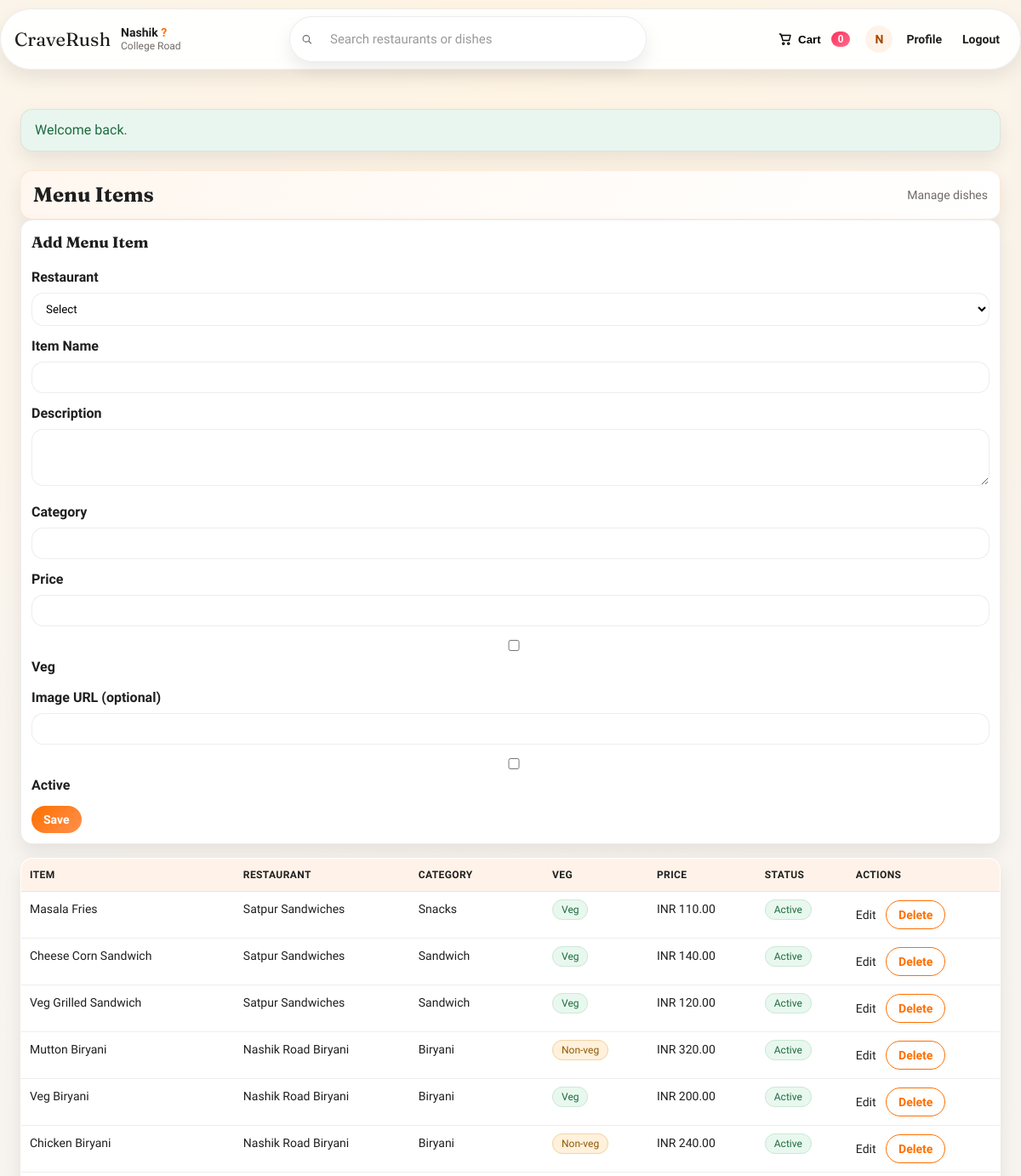
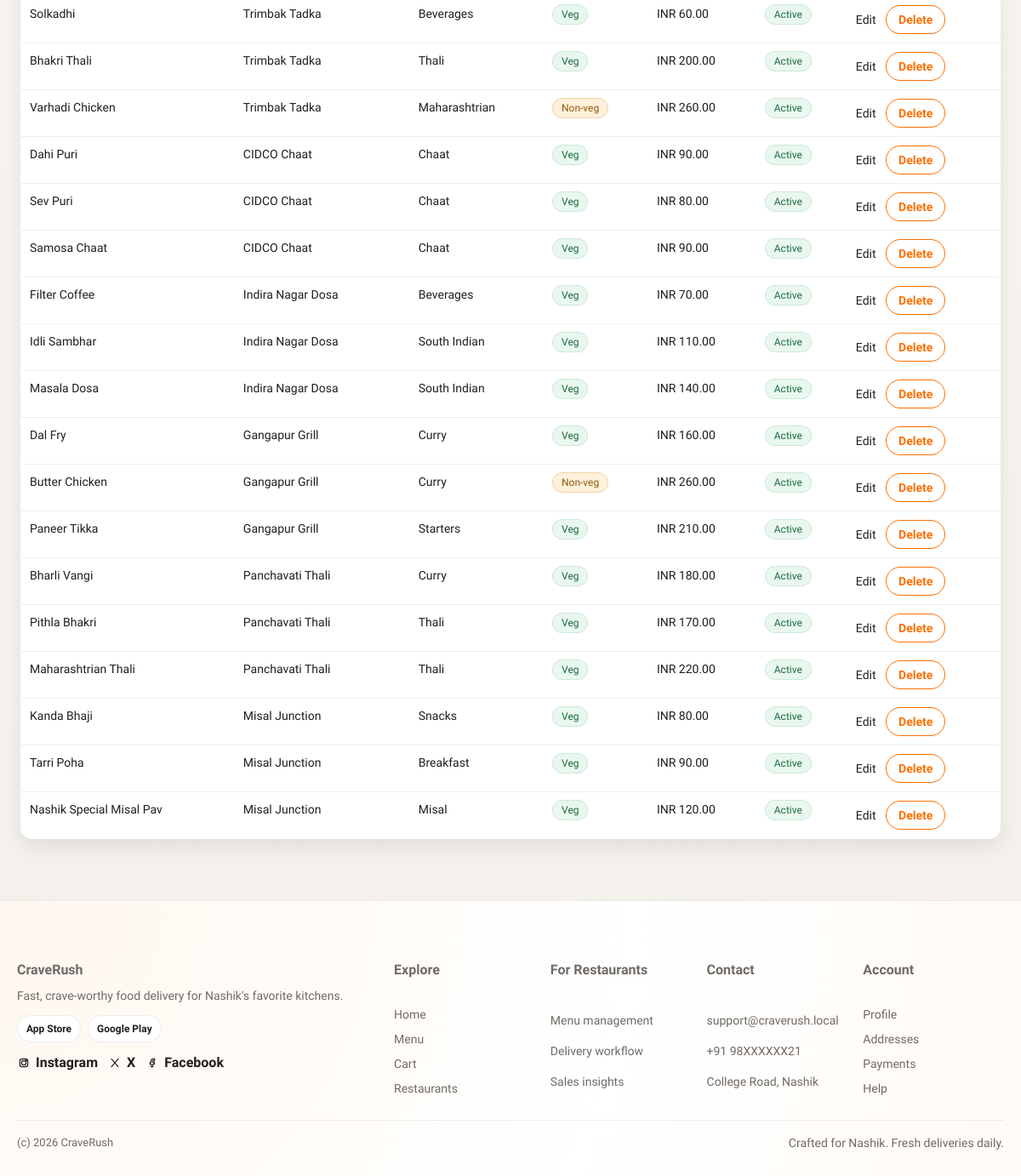
/admin/menu_items.php (signed in), run on the app's committed database (2 pictures, top to bottom).
### tables this page shows
CREATE TABLE IF NOT EXISTS menu_items (
    id INT AUTO_INCREMENT PRIMARY KEY,
    restaurant_id INT NOT NULL,
    item_name VARCHAR(100) NOT NULL,
    description VARCHAR(255) NULL,
    category VARCHAR(80) NULL,
    price DECIMAL(10,2) NOT NULL,
    is_veg TINYINT(1) NOT NULL DEFAULT 1,
    image_url VARCHAR(255) NULL,
    is_active TINYINT(1) NOT NULL DEFAULT 1,
    created_at TIMESTAMP DEFAULT CURRENT_TIMESTAMP,
    CONSTRAINT fk_menu_restaurant
        FOREIGN KEY (restaurant_id) REFERENCES restaurants(id)
        ON DELETE CASCADE
);

CREATE TABLE IF NOT EXISTS restaurants (
    id INT AUTO_INCREMENT PRIMARY KEY,
    name VARCHAR(100) NOT NULL,
    location VARCHAR(255) NOT NULL,
    cuisine VARCHAR(120) NOT NULL DEFAULT 'Multi-cuisine',
    rating DECIMAL(3,1) NULL,
    eta_minutes INT NULL,
    price_for_two INT NULL,
    image_url VARCHAR(255) NULL,
    created_at TIMESTAMP DEFAULT CURRENT_TIMESTAMP
);

### includes/functions.php (called while the page is built, shortened)
<?php
function e($value) {
    return htmlspecialchars((string)$value, ENT_QUOTES, 'UTF-8');
}
?>

### admin/menu_items.php (the view, shortened to what this page needs)
<?php
require_once __DIR__ . '/../config/bootstrap.php';
$editItem = null;
$menuItems = $pdo->query('SELECT m.id, m.item_name, m.description, m.category, m.price, m.is_active, m.is_veg, r.name AS restaurant_name FROM menu_items m JOIN restaurants r ON m.restaurant_id = r.id ORDER BY m.id DESC')->fetchAll();
include __DIR__ . '/../includes/header.php';
?>
<div class="section-title">
    <h2>Menu Items</h2>
    <span>Manage dishes</span>
</div>
<div class="card" style="margin-bottom: 16px;">
    <h3><?php echo $editItem ? 'Edit Menu Item' : 'Add Menu Item'; ?></h3>
    <form method="post">
        <div class="form-group">
            <label for="restaurant_id">Restaurant</label>
            <select name="restaurant_id" id="restaurant_id" required>
                <option value="">Select</option>
            </select>
        </div>
        <div class="form-group">
            <label for="item_name">Item Name</label>
            <input type="text" id="item_name" name="item_name" value="<?php echo e($editItem['item_name'] ?? ''); ?>" required>
        </div>
        <div class="form-group">
            <label for="description">Description</label>
            <textarea id="description" name="description" rows="3"><?php echo e($editItem['description'] ?? ''); ?></textarea>
        </div>
        <div class="form-group">
            <label for="category">Category</label>
            <input type="text" id="category" name="category" value="<?php echo e($editItem['category'] ?? ''); ?>">
        </div>
        <div class="form-group">
            <label for="price">Price</label>
            <input type="number" id="price" name="price" step="0.01" value="<?php echo e($editItem['price'] ?? ''); ?>" required>
        </div>
        <div class="form-group">
            <label>
                <input type="checkbox" name="is_veg" <?php echo $editItem && (int)$editItem['is_veg'] === 1 ? 'checked' : ''; ?>> Veg
            </label>
        </div>
        <div class="form-group">
            <label for="image_url">Image URL (optional)</label>
            <input type="text" id="image_url" name="image_url" value="<?php echo e($editItem['image_url'] ?? ''); ?>">
        </div>
        <div class="form-group">
            <label>
                <input type="checkbox" name="is_active" <?php echo $editItem && (int)$editItem['is_active'] === 1 ? 'checked' : ''; ?>> Active
            </label>
        </div>
        <button class="button" type="submit">Save</button>
    </form>
</div>
<table class="table">
    <thead>
        <tr>
            <th>Item</th>
            <th>Restaurant</th>
            <th>Category</th>
            <th>Veg</th>
            <th>Price</th>
            <th>Status</th>
            <th>Actions</th>
        </tr>
    </thead>
    <tbody>
        <?php foreach ($menuItems as $m): ?>
            <tr>
                <td><?php echo e($m['item_name']); ?></td>
                <td><?php echo e($m['restaurant_name']); ?></td>
                <td><?php echo e($m['category'] ?? ''); ?></td>
                <td>
                    <?php if ((int)$m['is_veg'] === 1): ?>
                        <span class="pill success">Veg</span>
                    <?php else: ?>
                        <span class="pill warning">Non-veg</span>
                    <?php endif; ?>
                </td>
                <td>INR <?php echo number_format((float)$m['price'], 2); ?></td>
                <td>
                    <?php if ((int)$m['is_active'] === 1): ?>
                        <span class="pill success">Active</span>
                    <?php else: ?>
                        <span class="pill warning">Inactive</span>
                    <?php endif; ?>
                </td>
                <td>
                    <a href="menu_items.php?edit=<?php echo (int)$m['id']; ?>">Edit</a>
                    <form method="post" style="display:inline-block; margin-left: 8px;">
                        <button class="button secondary" type="submit" onclick="return confirm('Delete this item?');">Delete</button>
                    </form>
                </td>
            </tr>
        <?php endforeach; ?>
    </tbody>
</table>
<?php include __DIR__ . '/../includes/footer.php'; ?>

### assets/css/style.css (style rules this page uses)
:root { --primary: #ff6f00; --primary-dark: #e55a00; --accent: #ff2f5b; --bg: #f7f3ef; --bg-strong: #fff6ec; --surface: #ffffff; --surface-2: #fffaf6; --text: #1f1f1f; --muted: #6f6a66; --border: rgba(31, 31, 31, 0.08); --ring: rgba(255, 111, 0, 0.2); --radius: 14px; --radius-lg: 20px; --shadow: 0 18px 38px rgba(17, 12, 5, 0.1); --shadow-strong: 0 24px 50px rgba(17, 12, 5, 0.16); --shadow-soft: 0 10px 22px rgba(17, 12, 5, 0.08); --ease: cubic-bezier(0.22, 1, 0.36, 1); --fast: 180ms; --slow: 320ms; }
* { box-sizing: border-box; }
html { scroll-behavior: smooth; }
* { scrollbar-width: none; }
body { margin: 0; font-family: 'Sora', sans-serif; color: var(--text); background: radial-gradient(circle at top, #fff4e3 0%, #f8f4ef 40%, #f3efea 100%); line-height: 1.5; -webkit-font-smoothing: antialiased; }
h1, h2, h3 { font-family: 'Fraunces', serif; margin: 0 0 12px; }
h2 { font-size: 26px; }
h3 { font-size: 18px; }
a { text-decoration: none; color: inherit; }
.section-title { display: flex; align-items: center; justify-content: space-between; gap: 12px; margin-top: 22px; padding: 10px 14px; border-radius: 14px; border: 1px solid rgba(255, 111, 0, 0.12); background: linear-gradient(120deg, #fff7ef, #ffffff); box-shadow: var(--shadow-soft); }
.section-title h2 { margin: 0; font-size: 24px; }
.section-title span { color: var(--muted); font-size: 14px; }
.card { background: #fff; border: 1px solid var(--border); border-radius: var(--radius); padding: 12px; box-shadow: var(--shadow-soft); transition: transform var(--fast) var(--ease), box-shadow var(--fast) var(--ease); display: grid; gap: 4px; }
.button { display: inline-flex; align-items: center; justify-content: center; gap: 8px; background: linear-gradient(135deg, var(--primary), #ff914d); color: #fff; border: none; padding: 8px 14px; border-radius: 999px; cursor: pointer; font-weight: 600; font-family: inherit; font-size: 14px; transition: transform var(--fast) var(--ease), box-shadow var(--fast) var(--ease), background var(--fast) var(--ease); }
.button.ripple { position: relative; overflow: hidden; }
.button.ripple::after { content: ''; position: absolute; inset: 0; background: radial-gradient(circle, rgba(255,255,255,0.5) 10%, transparent 10%); transform: scale(0); opacity: 0; transition: transform 400ms var(--ease), opacity 400ms var(--ease); }
.button.secondary { background: #fff; color: var(--primary); border: 1px solid var(--primary); }
.form-group { margin-bottom: 12px; }
label { display: block; margin-bottom: 6px; font-weight: 600; }
input, select, textarea { width: 100%; padding: 10px 12px; border: 1px solid var(--border); border-radius: var(--radius); font-family: inherit; transition: border var(--fast) var(--ease), box-shadow var(--fast) var(--ease); background: #fff; }
input::placeholder, textarea::placeholder { color: #9a9a9a; }
select { cursor: pointer; }
.table { width: 100%; border-collapse: collapse; background: #fff; border: 1px solid var(--border); border-radius: var(--radius); overflow: hidden; box-shadow: var(--shadow-soft); }
.table th, .table td { padding: 10px; border-bottom: 1px solid var(--border); text-align: left; font-size: 14px; vertical-align: top; }
.table th { background: #fff3e9; font-size: 12px; text-transform: uppercase; letter-spacing: 0.4px; }
.table tr:last-child td { border-bottom: none; }
.pill { padding: 4px 10px; border-radius: 999px; font-size: 12px; border: 1px solid var(--border); background: #fff5ed; }
.pill.success { background: #e9f8ef; color: #1c6b3c; border-color: #cde8d7; }
.pill.warning { background: #fff1db; color: #8f5a0a; border-color: #f2d4a7; }

### data on the page
menu_items: item_name "Masala Fries", restaurant.name "Satpur Sandwiches", category "Snacks", is_veg "Veg", price "110.00", is_active "Active"
menu_items: item_name "Cheese Corn Sandwich", restaurant.name "Satpur Sandwiches", category "Sandwich", is_veg "Veg", price "140.00", is_active "Active"
menu_items: item_name "Veg Grilled Sandwich", restaurant.name "Satpur Sandwiches", category "Sandwich", is_veg "Veg", price "120.00", is_active "Active"
menu_items: item_name "Mutton Biryani", restaurant.name "Nashik Road Biryani", category "Biryani", is_veg "Non-veg", price "320.00", is_active "Active"
menu_items: item_name "Veg Biryani", restaurant.name "Nashik Road Biryani", category "Biryani", is_veg "Veg", price "200.00", is_active "Active"
menu_items: item_name "Chicken Biryani", restaurant.name "Nashik Road Biryani", category "Biryani", is_veg "Non-veg", price "240.00", is_active "Active"
menu_items: item_name "Solkadhi", restaurant.name "Trimbak Tadka", category "Beverages", is_veg "Veg", price "60.00", is_active "Active"
menu_items: item_name "Bhakri Thali", restaurant.name "Trimbak Tadka", category "Thali", is_veg "Veg", price "200.00", is_active "Active"
menu_items: item_name "Varhadi Chicken", restaurant.name "Trimbak Tadka", category "Maharashtrian", is_veg "Non-veg", price "260.00", is_active "Active"
menu_items: item_name "Dahi Puri", restaurant.name "CIDCO Chaat", category "Chaat", is_veg "Veg", price "90.00", is_active "Active"
menu_items: item_name "Sev Puri", restaurant.name "CIDCO Chaat", category "Chaat", is_veg "Veg", price "80.00", is_active "Active"
menu_items: item_name "Samosa Chaat", restaurant.name "CIDCO Chaat", category "Chaat", is_veg "Veg", price "90.00", is_active "Active"
menu_items: item_name "Filter Coffee", restaurant.name "Indira Nagar Dosa", category "Beverages", is_veg "Veg", price "70.00", is_active "Active"
menu_items: item_name "Idli Sambhar", restaurant.name "Indira Nagar Dosa", category "South Indian", is_veg "Veg", price "110.00", is_active "Active"
menu_items: item_name "Masala Dosa", restaurant.name "Indira Nagar Dosa", category "South Indian", is_veg "Veg", price "140.00", is_active "Active"
menu_items: item_name "Dal Fry", restaurant.name "Gangapur Grill", category "Curry", is_veg "Veg", price "160.00", is_active "Active"
menu_items: item_name "Butter Chicken", restaurant.name "Gangapur Grill", category "Curry", is_veg "Non-veg", price "260.00", is_active "Active"
menu_items: item_name "Paneer Tikka", restaurant.name "Gangapur Grill", category "Starters", is_veg "Veg", price "210.00", is_active "Active"
menu_items: item_name "Bharli Vangi", restaurant.name "Panchavati Thali", category "Curry", is_veg "Veg", price "180.00", is_active "Active"
menu_items: item_name "Pithla Bhakri", restaurant.name "Panchavati Thali", category "Thali", is_veg "Veg", price "170.00", is_active "Active"
menu_items: item_name "Maharashtrian Thali", restaurant.name "Panchavati Thali", category "Thali", is_veg "Veg", price "220.00", is_active "Active"
menu_items: item_name "Kanda Bhaji", restaurant.name "Misal Junction", category "Snacks", is_veg "Veg", price "80.00", is_active "Active"
menu_items: item_name "Tarri Poha", restaurant.name "Misal Junction", category "Breakfast", is_veg "Veg", price "90.00", is_active "Active"
menu_items: item_name "Nashik Special Misal Pav", restaurant.name "Misal Junction", category "Misal", is_veg "Veg", price "120.00", is_active "Active"

### other printed values
cart_count() "0"
$userInitial "N"
$flash['message'] "Welcome back."
